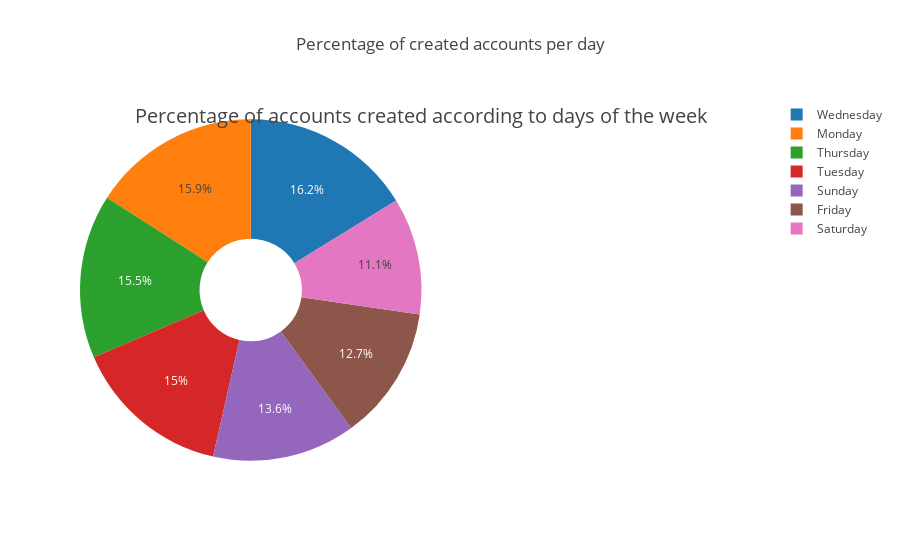

The notebook cell this image was saved under:
### Markdown cell above
## Plotting the number of accounts created by days of the week.

### Code cell
cnt_ = twitter_data['created_day_of_week'].value_counts()
cnt_ = cnt_.sort_index() 
fig = {
  "data": [
    {
      "values": cnt_.values,
      "labels": cnt_.index,
      "domain": {"x": [0, .5]},
      "name": "Number of tweets per day",
      "hoverinfo":"label+percent+name",
      "hole": .3,
      "type": "pie"
    },],
  "layout": {
        "title":"Percentage of created accounts per day",
        "annotations": [
            { "font": { "size": 20},
              "showarrow": False,
             "text": "Percentage of accounts created according to days of the week",
                "x": 0.50,
                "y": 1
            },
        ]
    }
}
iplot(fig)
cnt_

### Figure 1 — Plotly figure (JSON) as saved in the notebook; plotly's stock layout.template omitted (floating-point values rounded to 4 significant figures)
{"data": [{"domain": {"x": [0, 0.5]}, "hole": 0.3, "hoverinfo": "label+percent+name", "labels": ["Friday", "Monday", "Saturday", "Sunday", "Thursday", "Tuesday", "Wednesday"], "name": "Number of tweets per day", "type": "pie", "uid": "a62ffc51-c2f5-4d08-8430-4841e182adde", "values": [17196, 21558, 14990, 18356, 21023, 20311, 21946]}], "layout": {"annotations": [{"font": {"size": 20}, "showarrow": false, "text": "Percentage of accounts created according to days of the week", "x": 0.5, "y": 1}], "title": {"text": "Percentage of created accounts per day"}}}
